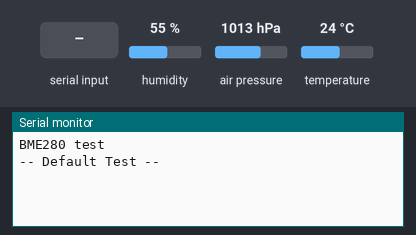
A sketch run on a simulated ESP8266 (NodeMCU). Parts: the last lines printed to the serial monitor. Inputs (shaded band) come from the test bench; at power-on: humidity 55 %, air pressure 1013 hPa, temperature 24 °C.

Above: at 1.2 s.
1.3 s: "?\n" received over Serial
At 2.5 s:
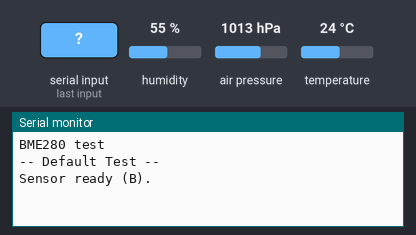
2.8 s: "e\n" received over Serial
At 3.8 s:
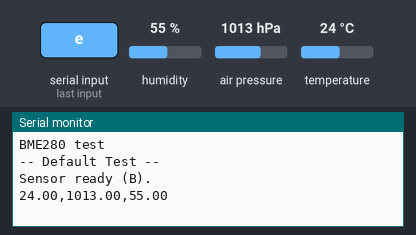

Measured:
- after the input at 1.3 s, the serial monitor: prints a new line at once (image 1)
- after the input at 2.8 s, the serial monitor: prints a new line at once (image 2)

The sketch:

bme280test.ino
```cpp
/*
 * Complete Project Details https://randomnerdtutorials.com
*/

#include <Wire.h>
#include <SPI.h>
#include <Adafruit_Sensor.h>
#include <Adafruit_BME280.h>

const int CS[] = {2, 4, 6, 3, 5, 7};
//
//#define BME_SCK 13
//#define BME_MISO 12
//#define BME_MOSI 11
//#define BME_CS 10

#define SEALEVELPRESSURE_HPA (1013.25)

Adafruit_BME280 bme; // I2C
//Adafruit_BME280 bme(BME_CS); // hardware SPI
//Adafruit_BME280 bme(BME_CS, BME_MOSI, BME_MISO, BME_SCK); // software SPI

unsigned long delayTime;

void setup() {
  Serial.begin(9600);
  Serial.println(F("BME280 test"));

  bool status;
  Wire.begin(D3,D4);

  // default settings
  // (you can also pass in a Wire library object like &Wire2)
  status = bme.begin(0x76);
  if (!status) {
    Serial.println("Could not find a valid BME280 sensor, check wiring!");
    while (1);
  }

  Serial.println("-- Default Test --");
  delayTime = 1000;

  Serial.println();
}


void loop() {
  while (Serial.available()) {
    // read user input
    char c = (char)Serial.read();

    // decide what to do with it
    switch (c) {
      case '?':
        Serial.print("Sensor ready (B");
        Serial.println(").");
        break;

      case 'e':
        printValues();
        break;
  delay(delayTime);
    }
  }
}


void printValues() {
//  Serial.print("Temperature = ");
  Serial.print(bme.readTemperature());
  Serial.print(",");  // unit C

  // Convert temperature to Fahrenheit
  /*Serial.print("Temperature = ");
  Serial.print(1.8 * bme.readTemperature() + 32);
  Serial.println(" *F");*/

//  Serial.print("Pressure = ");
  Serial.print(bme.readPressure() / 100.0F);
  Serial.print(","); //unit hPa


//  Serial.print("Humidity = ");
  Serial.print(bme.readHumidity());
//  Serial.print(","); // unit %

  Serial.print('\n');
}
```
